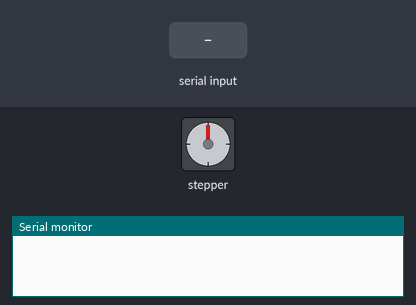
Bench run of a sketch on a simulated Arduino Uno, built with avr-gcc and run on an emulated ATmega328P. Parts: stepper motor, the last lines printed to the serial monitor. The test bench sets the inputs (shaded band). Stepper angles assume 200 steps per turn.

Above: at 1.2 s.
1.3 s: "90,45\n" received over Serial
At 2.3 s:
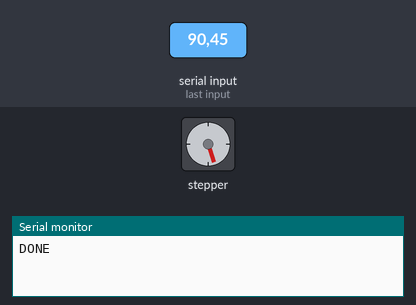
3.2 s: "30,150\n" received over Serial
At 4.5 s:
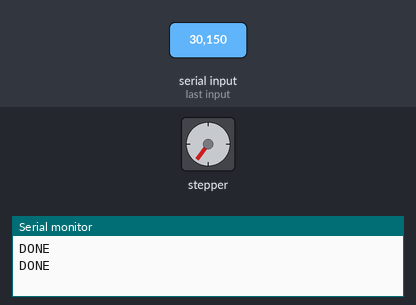
4.8 s: "5\n" received over Serial
At 6.0 s:
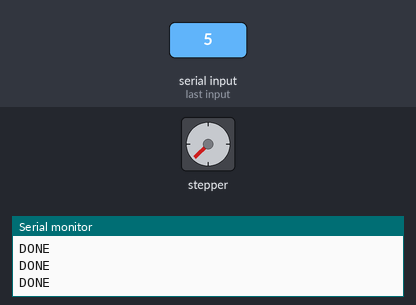
6.3 s: "90\n" received over Serial
At 7.1 s:
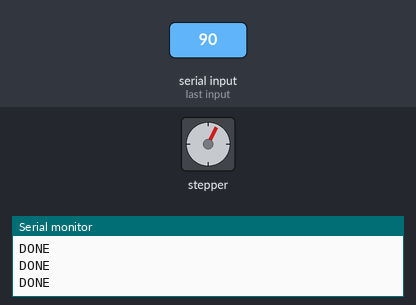
8.2 s: "200\n" received over Serial
At 8.65 s:
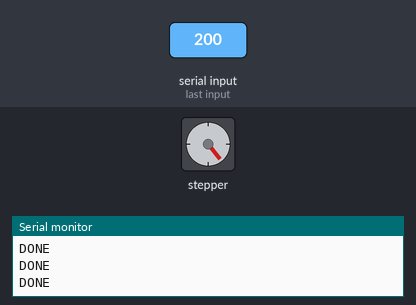
10.6 s: "90,45\n" received over Serial
At 11.7 s:
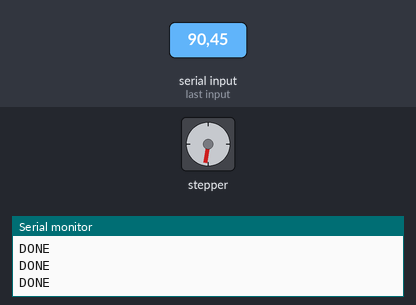
Timing chart, 0 to 13.5 s (numbered marks = the images above; inputs shaded):
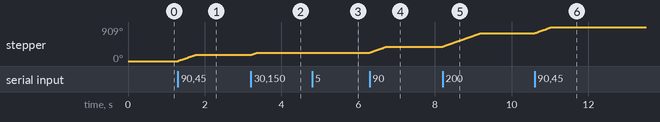

The sketch:

motorard.ino
```cpp
#include <Stepper.h>

const int stepsPerRevolution = 200;
Stepper myStepper(stepsPerRevolution, 8, 9, 10, 11);

void setup() {
  Serial.begin(9600);
  myStepper.setSpeed(60); // RPM
}

void loop() {
  if (Serial.available()) {
    String input = Serial.readStringUntil('\n');
    int steps = input.toInt();
    myStepper.step(steps);
    Serial.println("DONE");
  }
}
```

Measured:
- after the input at 1.3 s, stepper: turns 162° clockwise in 0.44 s, starting at once
- after the input at 3.2 s, stepper: turns 54° clockwise in 0.14 s, starting at once
- after the input at 4.8 s, stepper: goes 223° 0.02 s, then 225°, starting at once
- after the input at 6.3 s, stepper: turns 162° clockwise in 0.44 s, starting at once
- after the input at 8.2 s, stepper: turns 360° clockwise in 0.99 s, starting at once
- after the input at 10.6 s, stepper: turns 162° clockwise in 0.44 s, starting at once
